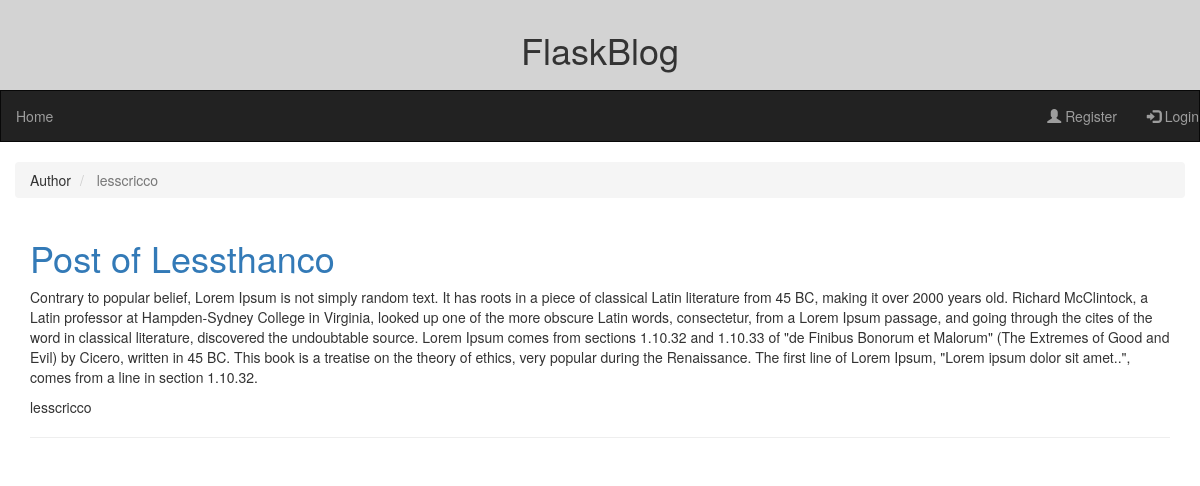
Page /author/lesscricco on the committed database.
### app.py (models this page shows, shortened)
class Blogpost(db.Model):
    id=db.Column(db.Integer,primary_key=True)
    title=db.Column(db.String(1000),nullable=False)
    content=db.Column(db.Text,nullable=False)
    author=db.Column(db.String(100),default="Anonymous")
    authorid=db.Column(db.Integer)
    date=db.Column(db.DateTime,default=datetime.utcnow)

### app.py (the view)
@app.route("/author/<string:name>",methods=['GET'])
def authorposts(name):
    posts=Blogpost.query.filter_by(author=name).all()
    return render_template("authornamepost.html",posts=posts)

### templates/authornamepost.html (shortened to what this page needs)
{% extends 'main.html'%}
{% block sub_content%}
<div class="container-fluid">
    <ul class="breadcrumb">
        <li class="breadcrumb-item">Author</li>
        <li class="breadcrumb-item active">
            {% if posts %}
            {% for aposts in posts %}
                {{aposts.author}}
            {% endfor %}
            {% endif %}
        </li>
      </ul>
</div>
      {% if posts %}
        {% for aposts in posts %}
        <div class="container">
         <a href="/{{aposts.title}}" style="text-decoration: none;"> <h1>{{aposts.title}}</h1></a>
          <p>{{aposts.content|safe}}</p>
          <p>{{aposts.author}}</p>
          <hr>
        </div>
        {% endfor%}
      {% else %}
        <p></p>
      {%endif%}
{% endblock %}

### rows in the picture
Blogpost: author "lesscricco", title "Post of Lessthanco", content "Contrary to popular belief, Lorem Ipsum is not simply random text. It has roots in a piece of classical Latin literature from 45 BC, making it over 2000 years old. Richard McClintock, a Latin professor at Hampden-Sydney College in Virginia, looked up one of the more obscure Latin words, consectetur, from a Lorem Ipsum passage, and going through the cites of the word in classical literature, discovered the undoubtable source. Lorem Ipsum comes from sections 1.10.32 and 1.10.33 of \"de Finibus Bonorum et Malorum\" (The Extremes of Good and Evil) by Cicero, written in 45 BC. This book is a treatise on the theory of ethics, very popular during the Renaissance. The first line of Lorem Ipsum,…"
